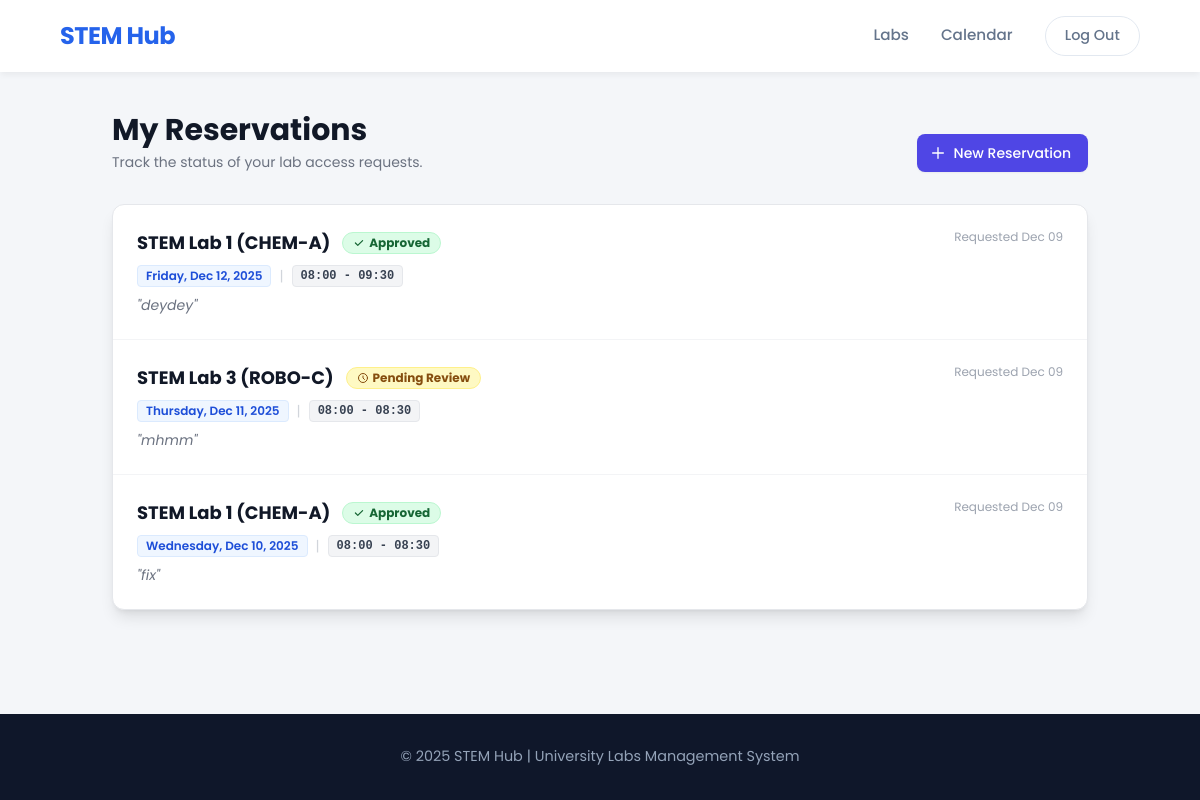
Screenshot of /reservations/my-reservations/ (signed in) with the database file from the repository.
### reservations/models.py (models this page shows, shortened)
class Reservation(models.Model):
    STATUS_CHOICES = [
        ('PENDING', 'Pending Approval'),
        ('CONFIRMED', 'Confirmed'),
        ('REJECTED', 'Rejected'),
    ]
    user = models.ForeignKey(User, on_delete=models.CASCADE)
    lab = models.ForeignKey(Lab, on_delete=models.CASCADE)
    date = models.DateField()
    start_time = models.TimeField()
    end_time = models.TimeField()
    purpose = models.TextField(help_text="Reason for booking (e.g., Thesis Research, Class Project)")
    rejection_reason = models.TextField(blank=True, null=True, help_text="Reason why the admin rejected this request")
    status = models.CharField(max_length=10, choices=STATUS_CHOICES, default='PENDING')
    created_at = models.DateTimeField(auto_now_add=True)

### labs/models.py (models this page shows, shortened)
class Lab(models.Model):
    name = models.CharField(max_length=200)
    slug = models.SlugField(unique=True)
    capacity = models.PositiveIntegerField()
    description = models.TextField()
    map_svg_id = models.CharField(max_length=50, unique=True, help_text="Matches ID in Figma SVG")
    is_active = models.BooleanField(default=True)
    safety_guidelines = models.TextField()

### reservations/views.py (the view)
# urls.py: path('my-reservations/', views.my_reservations, name='my_reservations'),
@login_required
def my_reservations(request):
    reservations = Reservation.objects.filter(user=request.user).order_by('-date', '-start_time')
    return render(request, 'reservations/my_reservations.html', {'reservations': reservations})

### notifications/context_processors.py (called while the page is built)
def user_notifications(request):
    if request.user.is_authenticated:
        notifs = Notification.objects.filter(recipient=request.user, is_read=False)
        return {
            'notifications_list': notifs,
            'unread_count': notifs.count()
        }
    return {}

### CORE/templates/reservations/my_reservations.html (shortened to what this page needs)
{% load static %}
<!DOCTYPE html>
<html lang="en">
<head>
    <script src="https://cdn.tailwindcss.com"></script>
</head>
<body>
    <header>
        <h1><a href="/">STEM Hub</a></h1>
        <nav>
            <a href="{% url 'labs:index' %}">Labs</a>
            <a href="{% url 'reservations:timetable' %}">Calendar</a>
            <a href="{% url 'logout' %}" class="logout-btn">Log Out</a>
        </nav>
    </header>
    <main class="max-w-5xl mx-auto w-full px-6 py-10">
        <div class="flex flex-col sm:flex-row justify-between items-start sm:items-end mb-8 gap-4">
            <div>
                <h1 class="text-3xl font-bold text-gray-900">My Reservations</h1>
                <p class="mt-1 text-sm text-gray-500">Track the status of your lab access requests.</p>
            </div>
            <a href="{% url 'labs:index' %}" class="inline-flex items-center px-4 py-2 border border-transparent text-sm font-medium rounded-lg text-white bg-indigo-600 hover:bg-indigo-700 shadow-sm transition">
                <svg class="mr-2 -ml-1 h-4 w-4" fill="none" stroke="currentColor" viewBox="0 0 24 24"><path stroke-linecap="round" stroke-linejoin="round" stroke-width="2" d="M12 4v16m8-8H4"></path></svg>
                New Reservation
            </a>
        </div>
        <div class="bg-white shadow-lg overflow-hidden rounded-xl border border-gray-200">
            {% if reservations %}
            <ul class="divide-y divide-gray-100">
                {% for res in reservations %}
                <li class="p-6 hover:bg-gray-50 transition duration-150">
                    <div class="flex flex-col md:flex-row justify-between md:items-start gap-4">
                        <div class="flex-grow">
                            <div class="flex items-center gap-3 mb-2 flex-wrap">
                                <h3 class="text-lg font-bold text-gray-900">{{ res.lab.name }}</h3>
                                {% if res.status == 'CONFIRMED' %}
                                    <span class="inline-flex items-center px-2.5 py-0.5 rounded-full text-xs font-bold bg-green-100 text-green-800 border border-green-200">
                                        <svg class="w-3 h-3 mr-1" fill="currentColor" viewBox="0 0 20 20"><path fill-rule="evenodd" d="M16.707 5.293a1 1 0 010 1.414l-8 8a1 1 0 01-1.414 0l-4-4a1 1 0 011.414-1.414L8 12.586l7.293-7.293a1 1 0 011.414 0z" clip-rule="evenodd"></path></svg>
                                        Approved
                                    </span>
                                {% else %}
                                    <span class="inline-flex items-center px-2.5 py-0.5 rounded-full text-xs font-bold bg-yellow-100 text-yellow-800 border border-yellow-200">
                                        <svg class="w-3 h-3 mr-1" fill="none" stroke="currentColor" viewBox="0 0 24 24"><path stroke-linecap="round" stroke-linejoin="round" stroke-width="2" d="M12 8v4l3 3m6-3a9 9 0 11-18 0 9 9 0 0118 0z"></path></svg>
                                        Pending Review
                                    </span>
                                {% endif %}
                            </div>
                            <div class="text-sm text-gray-600 flex items-center gap-2 mb-2">
                                <span class="bg-blue-50 text-blue-700 px-2 py-0.5 rounded text-xs font-semibold border border-blue-100">
                                    {{ res.date|date:"l, M d, Y" }}
                                </span>
                                <span class="text-gray-300">|</span>
                                <span class="bg-gray-100 text-gray-700 px-2 py-0.5 rounded text-xs font-semibold border border-gray-200 font-mono">
                                    {{ res.start_time|time:"H:i" }} - {{ res.end_time|time:"H:i" }}
                                </span>
                            </div>
                            <p class="text-sm text-gray-500 italic">"{{ res.purpose }}"</p>
                        </div>
                        <div class="text-xs text-gray-400 whitespace-nowrap mt-2 md:mt-0">
                            Requested {{ res.created_at|date:"M d" }}
                        </div>
                    </div>
                </li>
                {% endfor %}
            </ul>
            {% endif %}
        </div>
    </main>
    <footer>
        <p>© 2025 STEM Hub | University Labs Management System</p>
    </footer>
</body>
</html>

### CORE/templates/reservations/my_reservations.html (style rules this page uses)
* { margin: 0; padding: 0; box-sizing: border-box; font-family: 'Poppins', sans-serif; }
body { background: #f4f6f9; color: #1f2937; overflow-x: hidden; display: flex; flex-direction: column; min-height: 100vh; }
a { text-decoration: none; color: inherit; }
header { background: rgba(255, 255, 255, 0.95); color: #1e293b; padding: 1rem 5%; display: flex; justify-content: space-between; align-items: center; box-shadow: 0 4px 6px -1px rgba(0, 0, 0, 0.05); position: sticky; top: 0; z-index: 50; backdrop-filter: blur(10px); }
header h1 { font-size: 1.5rem; font-weight: 700; color: #2563eb; letter-spacing: -0.5px; }
nav { display: flex; gap: 2rem; align-items: center; }
nav a { font-weight: 500; font-size: 0.95rem; color: #64748b; transition: color 0.3s; }
.logout-btn { padding: 0.5rem 1.2rem; border: 1px solid #e2e8f0; border-radius: 2rem; font-size: 0.9rem; transition: all 0.3s; }
footer { background: #0f172a; color: #94a3b8; text-align: center; padding: 2rem; font-size: 0.9rem; margin-top: auto; }

### rows the page displays
Reservation: lab.name "STEM Lab 1 (CHEM-A)", status "CONFIRMED" (drawn), date "Friday, Dec 12, 2025", start_time "08:00", end_time "09:30", purpose "deydey", created_at "Dec 09"
Reservation: lab.name "STEM Lab 3 (ROBO-C)", status "PENDING" (drawn), date "Thursday, Dec 11, 2025", start_time "08:00", end_time "08:30", purpose "mhmm", created_at "Dec 09"
Reservation: lab.name "STEM Lab 1 (CHEM-A)", status "CONFIRMED" (drawn), date "Wednesday, Dec 10, 2025", start_time "08:00", end_time "08:30", purpose "fix", created_at "Dec 09"
